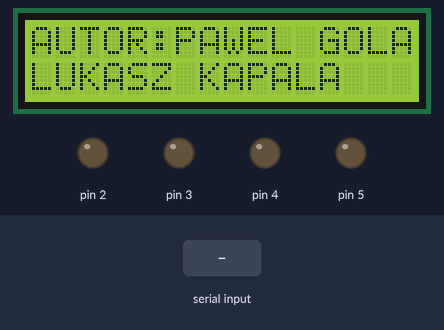
Simulated run of this sketch. Board: Arduino Uno, built with avr-gcc and run on an emulated ATmega328P. On the bench: 16×2 character LCD, output pins drawn as LEDs (lit = HIGH). The test bench sets the inputs (shaded band). What the sketch prints to the serial monitor is not drawn.

Above: at 1.2 s.
1.3 s: "1" received over Serial
At 1.9 s:
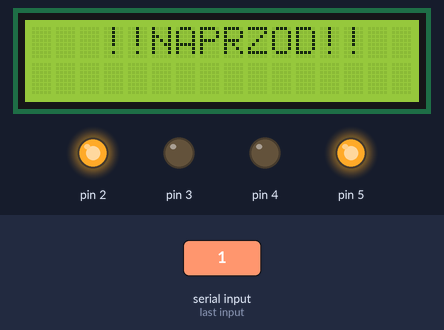
2.9 s: "2" received over Serial
At 3.4 s:
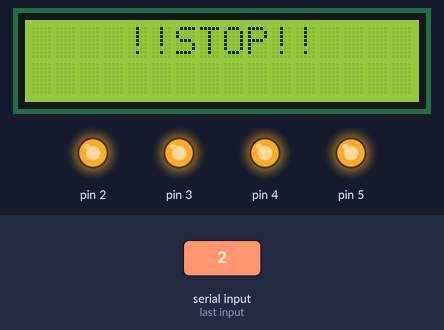
5.9 s: "3" received over Serial
At 7.2 s:
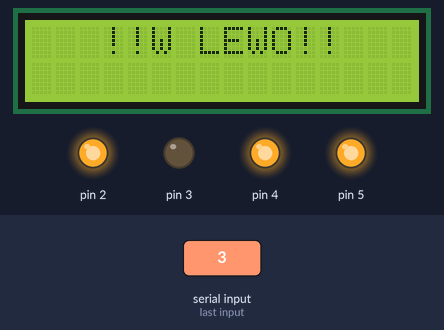
7.5 s: "4" received over Serial
At 8.6 s:
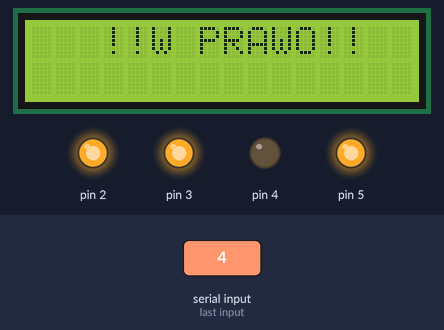
9.1 s: "5" received over Serial
At 10.1 s:
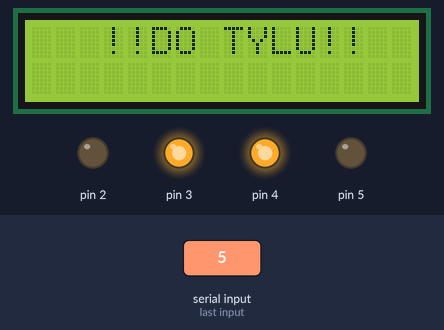
Timing chart, 0 to 11.7 s (numbered marks = the images above; inputs shaded):
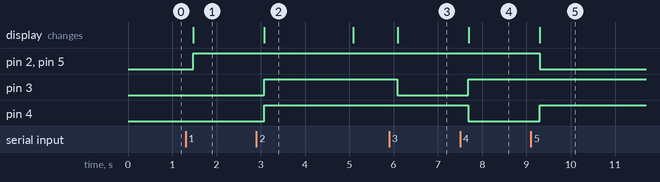

Measured:
- after the input at 1.3 s, pin 2, pin 5: LOW → HIGH after 0.17 s; the display: changes after 0.17 s (image 1)
- after the input at 2.9 s, pin 3, pin 4: LOW → HIGH after 0.17 s; the display: changes after 0.18 s (image 2)
- after the input at 5.9 s, pin 3: HIGH → LOW after 0.18 s; the display: changes after 0.19 s (image 3)
- after the input at 7.5 s, pin 3: LOW → HIGH after 0.19 s; pin 4: HIGH → LOW after 0.19 s; the display: changes after 0.19 s (image 4)
- after the input at 9.1 s, pin 2, pin 5: HIGH → LOW after 0.20 s; pin 4: LOW → HIGH after 0.20 s; the display: changes after 0.20 s (image 5)
- what the display in image 2 shows lasts 2.0 s, from 3.1 s to 5.1 s

The sketch:

sketch_projekt.ino
```cpp
#include <LiquidCrystal.h>

//! \defgroup  LCD_1 Praca wyświetlacza
//! \{
//!\(Inicjacja danych w bibliotece LiquidCrystal oraz deklaracja poszczegónych pinów odpwiedzialnych za swery zasilania i wyswietlania.)
//!\attention   PIN 12 - Wybór rejestru danych - pinRS.  PIN 11 -  Właczenie trybu zapisu Pin - ENABLE.  PINY 6,7,8,9  Magistrala danych - (Piny D1,D2,D3,D4).
  LiquidCrystal lcd(12,11,6,7,8,9);
//! \}

//! \defgroup  Zz_1 Zadeklarowane zmienne
//! \{
//!  Deklaracja zmiennej integer o nazwie data.
//!\attention Do zmiennej przypisywane są wartości z portu szeregowego.
//!\warning Wartości przypisywanie działają w oparciu o strukturę kodowania ASCII.
  int data;
//! \}

//! \defgroup Arduino_function1 Funkcje
//! \{
//!  Funkcje inicjujące działanie programu.
   //! \{
  void setup() {

   //Deklaracja PIN2-wyjscie.
   pinMode(2,OUTPUT);
   //Deklaracja PIN3-wyjscie.
   pinMode(3,OUTPUT);
   //Deklaracja PIN4-wyjscie.
   pinMode(4,OUTPUT);
   //Deklaracja PIN5-wyjscie.
   pinMode(5,OUTPUT);

//! Funkcja \b SETUP odnosi się do zainicjowania zmiennych oraz do określenia pinów. W jej skład wchodzą takie lementy jak:.

//! Określenie prędkości transferu danych na porcie szeregowym.
   Serial.begin(9600);
//! Określenie zakresu roboczego wyświetlacza.
   lcd.begin(16,2);
//! Ustawienie kursora w  określonym punkcie.
   lcd.setCursor(0,0);
//! Pierwotne wypisanie napisu na wyświetlacz.
   lcd.print("AUTOR:PAWEL GOLA");
   lcd.setCursor(0,1);
   lcd.print("LUKASZ KAPALA");
 }
  //! \}

//!  Funkcja \b  LOOP wykonująca się w pętli przez cały czas i w jej skład wchodzą takie elemety  jak: .
//! \{
void loop()
    {
//!Przypisanie do zmiennej data  danych wysyłanych z portu szeregowego.
  data=Serial.read();
//!Wyświetlenie danych przypisanych do zmiennej data na porcie szeregowym odpowiedzialnych za sterowanie robotem.
  Serial.println(data);
//!Przerwa w wykonywaniu programu (100ms)
  delay(100);

//!Jazda do przodu.
 if(data==49)
  {
//Ustawienie stanu niskiego na pin 3 .
   digitalWrite(3,LOW);
//Ustawienie stanu wysokiego na pin 2 .
   digitalWrite(2,HIGH);
//Ustawienie stanu niskiego na pin 4.
   digitalWrite(4,LOW);
//Ustawienie stanu wysokiego na pin 5.
   digitalWrite(5,HIGH);
//Czyszczenie ekranu.
   lcd.clear();
//Ustawienie kursora.
   lcd.setCursor(3,0);
//Wypisanie napisu.
   lcd.print("!!NAPRZOD!!");
  }

 //!Stop.
 else if(data==50)
 {
//Ustawienie stanu wysokiego na pin 3 .
  digitalWrite(3,HIGH);
//Ustawienie stanu wysokiego na pin 2 .
  digitalWrite(2,HIGH);
//Ustawienie stanu wysokiego na pin 4 .
  digitalWrite(4,HIGH);
//Ustawienie stanu wysokiego na pin 5 .
  digitalWrite(5,HIGH);
//Czyszczenie ekranu.
  lcd.clear();
//Ustawienie kursora.
  lcd.setCursor(4,0);
//WYpisanie napisu.
  lcd.print("!!STOP!!");
//Opuźnienie wykonywania programu.
  delay(2000);
//Czyszczenie ekranu.
  lcd.clear();
//Ustawienie kursora.
  lcd.setCursor(0,0);
//Wypisanie napisu na wyświetlacz.
  lcd.print("AUTOR:PAWEL GOLA");
//Ustawienie kursora.
  lcd.setCursor(0,1);
//Wypisanie napisu na wyświetlacz.
  lcd.print("LUKASZ KAPALA");
 }

//!Skręcanie w lewo.
  else if(data==51)
  {
//Ustawienie stanu wysokiego na pin 3 .
  digitalWrite(3,LOW);
//Ustawienie stanu niskiego na pin 2 .
  digitalWrite(2,HIGH);
//Ustawienie stanu  niskiego na pin 4 .
  digitalWrite(4,HIGH);
//Ustawienie stanu wysokiego na pin 5 .
  digitalWrite(5,HIGH);
//Czyszczenie ekranu.
  lcd.clear();
//Ustawienie kursora.
  lcd.setCursor(3,0);
//Wypisanie napisu na wyświetlacz.
  lcd.print("!!W LEWO!!");
 }

//!Skręcanie w prawo.
  else if(data==52)
  {
//Ustawienie stanu wysokiego na pin 3.
  digitalWrite(3,HIGH);
//Ustawienie stanu wysokiego na pin 2.
  digitalWrite(2,HIGH);
//Ustawienie stanu niskiego na pin 4.
  digitalWrite(4,LOW);
//Ustawienie stanu wysokiego na pin 3.
  digitalWrite(5,HIGH);
//Czyszczenie ekranu.
  lcd.clear();
//Ustawienie kursora.
  lcd.setCursor(3,0);
//Wypisanie napisu na wyświetlacz.
  lcd.print("!!W PRAWO!!");
  }

//!Jazda do tyłu.
  else if(data==53)
  {
//Ustawienie stanu niskiego na pin 2.
  digitalWrite(2,LOW);
//Ustawienie stanu wysokiego na pin 3.
  digitalWrite(3,HIGH);
//Ustawienie stanu niskiego na pin 5.
  digitalWrite(5,LOW);
//Ustawienie stanu wysokiego na pin 4.
  digitalWrite(4,HIGH);
//Czyszczenie ekranu.
  lcd.clear();
//Ustawienie kursora.
  lcd.setCursor(3,0);
//Wypisanie napisu na wyświetlacz.
  lcd.print("!!DO TYLU!!");
  }
  //! \}
}

//! \}

//! \defgroup  Wykorzystane moduły/częśći
//! \{
//!\param 1.  Silnik o  napędzie  D65 6V z motoreduktorem i kołem  65mm. Napięcie zasilania: 3-6V. Pobór prądu bez  obciażenia: 0,17A. Pobór prądu pod  obciażeniem: 350mA. Siła ciągu na przekładni (6V): 5,5 KG/cm. Prędkość obrotowa silnika: 100 obr / min
//![Silnik z przekładnią ](C:\Users\komputer\Desktop\silnik.jpg)
//!\param 2.  Wyświetlacz LCD 2x16 znaków,Sterownik zgodny z HD44780. Podświetlanie: żółto-zielone, czarne znaki Rozmiar modułu : 80 x 36 mm .Wymiary znaku: 2,45 x 5,00 mm .Zakres temperatur pracy : od -20 do +70 °C
//![Wyświetlacz](C:\Users\komputer\Desktop\wyświetlacz1.jpg)
//!\param 3. Moduł Bluetooth HC-05 Moduł Blootooth v2.0 + EDR klasa 2. Pracuje z napięciem 3,3 V, komunikuje się poprzez interfejs szeregowy UART (piny RX, TX), wspiera komendy AT. Maksymalna moc nadajnika wynosi + 4 dBm, czułość odbiornika to - 85 dBm.
//![Moduł bluetooth](C:\Users\komputer\Desktop\moduł-bloototh.jpg)
//!\param 4. L293d - dwukanałowy sterownik silników 36V/0.6A Dwukanałowy sterownik silników. Napięcie zasilania do 36 V . Średni prąd na kanał 600 mA (chwilowy do 1,2 A). Obudowa: DIP 16 (przewlekana).
//![sterownik silniów](C:\Users\komputer\Desktop\sterownik silników.jpg)
//! \}

//! \defgroup  Schematy
//! \{
//![Obejrzyj schemat połaczenia sterownika silników L293d](C:\Users\komputer\Desktop\schemat.jpg)
//!
//! \}
//! \defgroup author Autorzy projektu
//! \{
//![Obejrzyj model robota](C:\Users\komputer\Desktop\projekt1.jpg)
//!\author \b 1. \b Łukasz \b Kapała
//!\author \b 2. \b Paweł  \b Gola
//! \}
```
